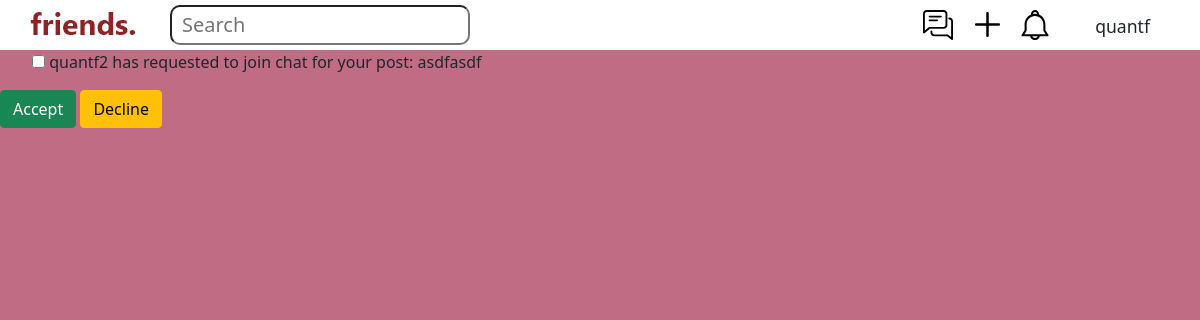
Screenshot of /notifications (signed in) with the database file from the repository.
### main/models.py (models this page shows, shortened)
class Notifiable(PolymorphicModel):
	user = models.ForeignKey(User, on_delete=models.CASCADE)
	created_at = models.DateTimeField(auto_now_add=True)

class ThreadJoinRequestNotification(Notifiable):
	threadjoinrequest = models.OneToOneField(ThreadJoinRequest, on_delete=models.CASCADE)

class ThreadJoinRequest(models.Model):
	requester = models.ForeignKey(User, on_delete=models.CASCADE, related_name="requester_set")
	requestee = models.ForeignKey(User, on_delete=models.CASCADE, related_name="requestee_set")
	threadchat = models.ForeignKey(ThreadChat, on_delete=models.CASCADE)
	class Meta:
		unique_together = (("requester", "threadchat"),)

class ThreadChat(models.Model):
	thread = models.OneToOneField(Thread, on_delete=models.CASCADE)
	user_list = models.ManyToManyField(User)
	def __str__(self):
		return str(self.thread)

class Thread(models.Model):
	user = models.ForeignKey(User, on_delete=models.CASCADE)
	title = models.CharField(max_length=100, default='', blank=True)
	content = models.CharField(max_length=1000, default='', blank=True)
	tags = models.JSONField(default=list, null=True)
	location = models.CharField(max_length=30, default='General'),
	created_at = models.DateTimeField(auto_now_add=True)
	def __str__(self):
		return self.title
	class Meta:
		unique_together = (("title", "content"),)

### main/views.py (the view)
# urls.py: path("notifications", views.notifications, name="notifications"),
@login_required(login_url='/loginprompt/')
def notifications(response):
	nlist = response.user.notifiable_set.all()
	if response.method == "POST":
		accepted = response.POST.get("accepted") == "true"
		for n in nlist:
			if response.POST.get("notif" + str(n.id)) == "clicked":
				n.action(accepted)
		return HttpResponseRedirect("/notifications")
	return render(response, "main/notifications.html", {"nlist":nlist})

### main/templates/main/notifications.html (shortened to what this page needs)
{% extends 'main/base.html' %}
{% block content %}
	<form method="post" action="#">
		{% for n in nlist %}
			<ul>
				<input type="checkbox" name="notif{{n.id}}" value="clicked">
				<p class="joinchatrequest">{{n.threadjoinrequest.requester}} has requested to join chat for your post:
				{{n.threadjoinrequest.threadchat}}</p>
			</ul>
		{% endfor %}
		<button type="submit", name="accepted", value="true", class="btn btn-success">Accept</button>
		<button type="submit", name="declined", value="true", class="btn btn-warning">Decline</button>
	</form>
{% endblock %}

### main/templates/main/base.html (shortened to what this page needs)
{% load static %}
<!doctype html>
<html lang="en">
<head>
	<link href="https://cdn.jsdelivr.net/npm/bootstrap@5.0.1/dist/css/bootstrap.min.css" rel="stylesheet">
	<link rel="stylesheet" href="{% static 'css/styles.css' %}">
</head>
<body>
	<nav class="topnav">
		<a class="brand" href="/">
			<img src="{% static 'images/friends.png' %}" alt="home">
		</a>
		<form class="searchbar" method="get" action="search">
			<input class="bar" type="search" name="q" placeholder="Search" aria-label="Search" />
		</form>
		{% if user.is_authenticated %}
			<a class="topnavicon" href="/notifications">
				<img class='bell' src="{% static 'images/bell.svg' %}" alt="notifs">
			</a>
			<a class="topnavicon" href="/create">
				<img class='plus' src="{% static 'images/plus.svg' %}" alt="create">
			</a>
			<a class="topnavicon" href="/chatlist">
				<img class='chatlist' src="{% static 'images/chat.svg' %}" alt="chatlist">
			</a>
			<div class="dropdown">
				<p>{{user}}</p>
			</div>
		{% endif %}
	</nav>
	<div class="main">
		{% block content %}
		{% endblock %}
	</div>
</body>
</html>

### main/static/css/styles.css (style rules this page uses)
a { color: black; text-decoration: none; }
.bell { height: 30px; position: absolute; right: 150px; margin-top: 10px; }
body { background-color: #c06c84; }
.bar { position: absolute; width: 300px; height: 40px; top: 5px; left: 50px; border-radius: 10px; }
.bar::placeholder { position: absolute; font-size: 20px; top: 4px; left: 10px }
.brand { position: absolute; left: 30px; padding-top: 3px; }
.chatlist { height: 30px; position: absolute; right: 247px; margin-top: 10px; }
.dropdown { position: absolute; display: inline-block; right: 50px; margin-top: 13px; font-size: 1.1rem; }
.joinchatrequest { display: inline; }
.main { margin-top: 50px; }
.plus { height: 25px; position: absolute; right: 200px; margin-top: 12px; }
.searchbar { position: absolute; left: 120px; }
.topnav { position: fixed; top: 0; width: 100%; height: 50px; background-color: white; }
.topnavicon { display: block; }

### rows the page displays
ThreadJoinRequestNotification: threadjoinrequest.requester "quantf2", threadjoinrequest.threadchat "asdfasdf"

### other values shown
{{ user }} "quantf"
